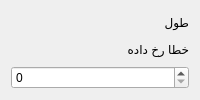
                   <widget class="QFrame" name="lengthFormFrame">
                    <layout class="QVBoxLayout" name="verticalLayout_137" stretch="0,0,0">
                     <item>
                      <widget class="QLabel" name="lengthFormLbl">
                       <property name="styleSheet">
                        <string notr="true">label</string>
                       </property>
                       <property name="text">
                        <string>طول</string>
                       </property>
                       <property name="styleClass" stdset="0">
                        <string>form-label</string>
                       </property>
                      </widget>
                     </item>
                     <item>
                      <widget class="QLabel" name="lengthFormError">
                       <property name="text">
                        <string>خطا رخ داده</string>
                       </property>
                       <property name="styleClass" stdset="0">
                        <string>form-field-error</string>
                       </property>
                      </widget>
                     </item>
                     <item>
                      <widget class="QSpinBox" name="lengthFormInpt">
                       <property name="styleClass" stdset="0">
                        <string>form-field</string>
                       </property>
                      </widget>
                     </item>
                    </layout>
                   </widget>
